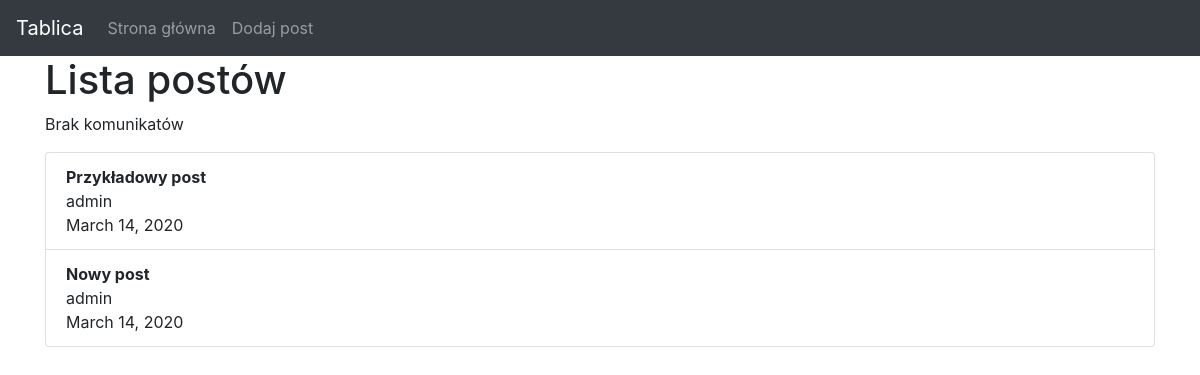
Before: / with the older database file.
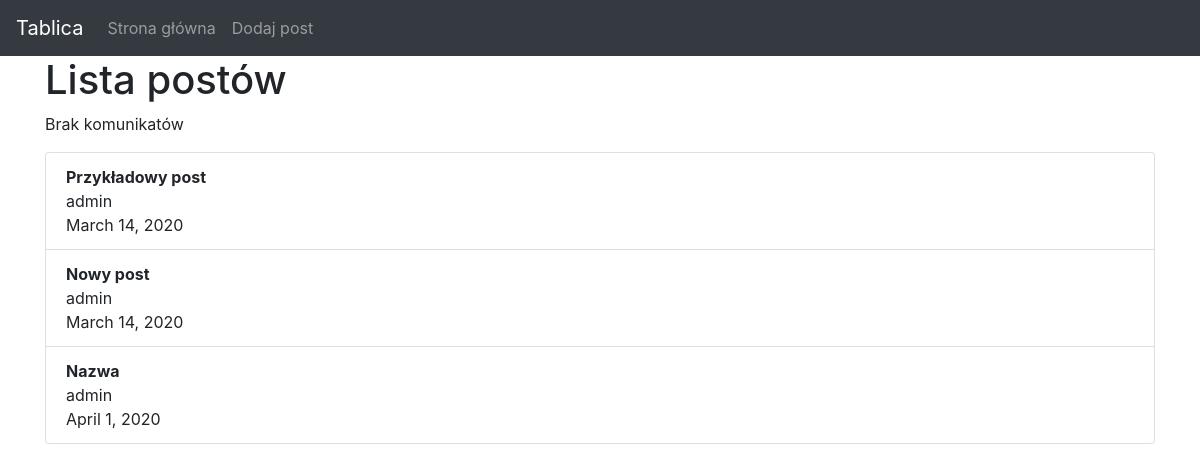
After: the same page with the newer database file.
### tablica/models.py (models this page shows, shortened)
class Post(models.Model):
    uzytkownik = models.ForeignKey(User, on_delete=models.CASCADE)
    tresc = models.CharField(max_length=1024)
    data_dodania = models.DateField()

### tablica/views.py (the view)
# urls.py: path('', views.ListaPostow.as_view(), name='post_lista'),
class ListaPostow(ListView):
    model = Post
    context_object_name = "posty"
    template_name = "tablica/index.html"

### tablica/templates/tablica/index.html (shortened to what this page needs)
{% extends 'szablon.html' %}
{% block naglowek %}Lista postów{% endblock %}
{% block tresc %}
    <ul class="list-group">
    {% for post in posty %}
        <li class="list-group-item">
            <b>{{ post.tresc }}</b>
            <br>
            {{ post.uzytkownik.username }}
            <br>
            {{ post.data_dodania }}
        </li>
    {% endfor %}
    </ul>
{% endblock %}

### templates/szablon.html (shortened to what this page needs)
<!DOCTYPE html>
<html lang="pl">
<head>
    <link rel="stylesheet" href="https://stackpath.bootstrapcdn.com/bootstrap/4.3.1/css/bootstrap.min.css"
>
</head>
<body>
<nav class="navbar navbar-expand-lg navbar-dark bg-dark">
    <a class="navbar-brand" href="#">Tablica</a>
    <div class="collapse navbar-collapse" id="navbarSupportedContent">
        <ul class="navbar-nav mr-auto">
            <li class="nav-item">
                <a class="nav-link" href="{% url "tablica:post_lista" %}">Strona główna</a>
            </li>
            <li class="nav-item">
                <a class="nav-link" href="{% url "tablica:post_dodaj" %}">Dodaj post</a>
            </li>
        </ul>
    </div>
</nav>
<div class="container">
    <div class="row">
        <div class="col">
            <h1>{% block naglowek %}Aplikacja Django{% endblock naglowek %}</h1>
            {% if messages %}
                <ul>
                    {% for komunikat in messages %}
                        <li>{{ komunikat }}</li>
                    {% endfor %}
                </ul>
            {% else %}
                <p>Brak komunikatów</p>
            {% endif %}
            {% block tresc %} Aplikacja Django{% endblock tresc %}
        </div>
    </div>
</div>
</body>
</html>

Changed rows visible on the page:
added Post: tresc "Nazwa", uzytkownik.username "admin", data_dodania "April 1, 2020"
